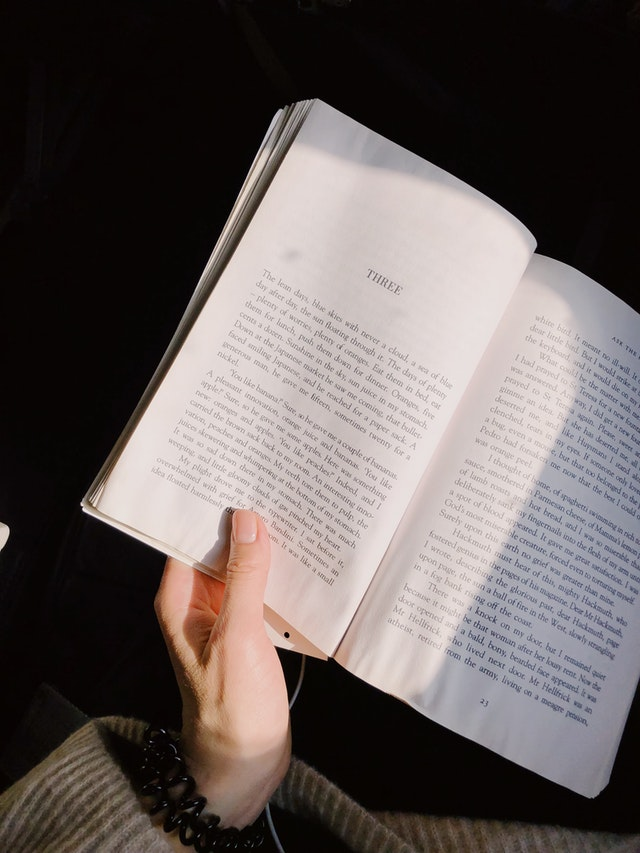
#> input picture book.jpg, 640 x 853 px, found by its file name
$ jupyter execute --allow-errors '13. 이미지 변형(이진화).ipynb'
#> lines starting #> are read from the running program, lines starting #| are printed output that depends on the picture; after the words box and inside, x2 and y2 are one past the last pixel; in counts of white or black regions, pixels touching at a corner belong together
# 13. 이미지 변형 (이진화 , binary)

## Threshold

[cell 1]
import cv2
img = cv2.imread('book.jpg', cv2.IMREAD_GRAYSCALE)
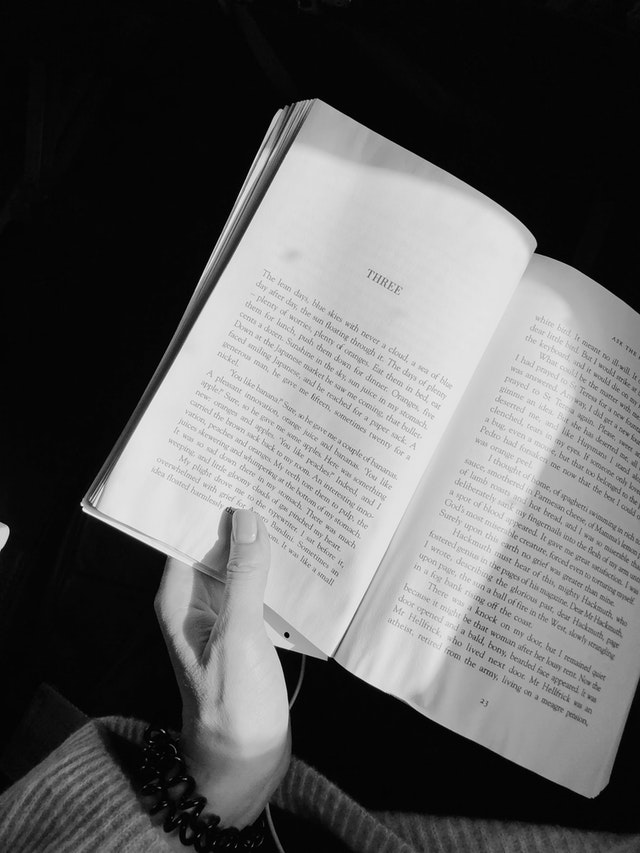
#> img: shape (853, 640); min 0, max 249, mean 94.8

#> (the rest of this cell did not finish here and is left out)

## Trackbar (값 변화에 따른 변형 확인)

[cell 2]
import cv2

def empty(pos):
    # print(pos)
    pass

img = cv2.imread('book.jpg',cv2.IMREAD_GRAYSCALE)

name = 'Trackbar'
cv2.namedWindow(name)

cv2.createTrackbar('threshold', name, 127, 255, empty) # bar 이름, 창의 이름, boundary 값, 최대값, 이벤트 처리

while True:
    thresh = cv2.getTrackbarPos('threshold',name) # bar 이름, 창의 이름
    ret, binary = cv2.threshold(img, thresh, 255, cv2.THRESH_BINARY)
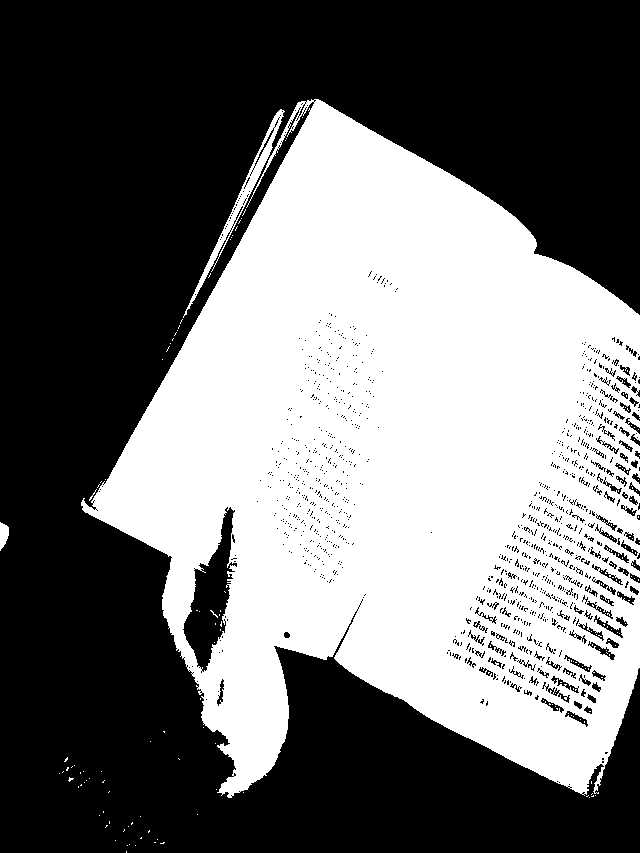
#> binary: shape (853, 640); 44.1% white; 190 white regions (187 under 20 px), largest, box (x1, y1, x2, y2) and area: (81, 99, 640, 798) 238350, (183, 109, 285, 318) 1652, (0, 522, 9, 551) 181
#> ret = 127

    if not ret:
        break
    cv2.imshow(name, binary)
    if cv2.waitKey(1) == ord('q'):
#> (key q is pressed here)
        break
cv2.destroyAllWindows()

## Adaptive Threshold
이미지를 작은 영역으로 나누어서 임계치 적용

[cell 3]
import cv2

def empty(pos):
    # print(pos)
    pass

img = cv2.imread('book.jpg',cv2.IMREAD_GRAYSCALE)

name = 'Trackbar'
cv2.namedWindow(name)

# bar 이름, 창의 이름, boundary 값, 최대값, 이벤트 처리
cv2.createTrackbar('block_size', name, 25, 100, empty) # 홀수만 가능, 1보다는 큰 값
cv2.createTrackbar('c',name,3,10,empty) # 일반적으로 양수의 값을 사용

while True:
    block_size = cv2.getTrackbarPos('block_size',name) # bar 이름, 창의 이름
    c = cv2.getTrackbarPos('c',name)

    if block_size <=1 :
        block_size=3

    if block_size % 2 == 0: # 짝수면 홀수로
        block_size+=1

    binary = cv2.adaptiveThreshold(img, 255, cv2.ADAPTIVE_THRESH_MEAN_C, cv2.THRESH_BINARY, block_size, c)
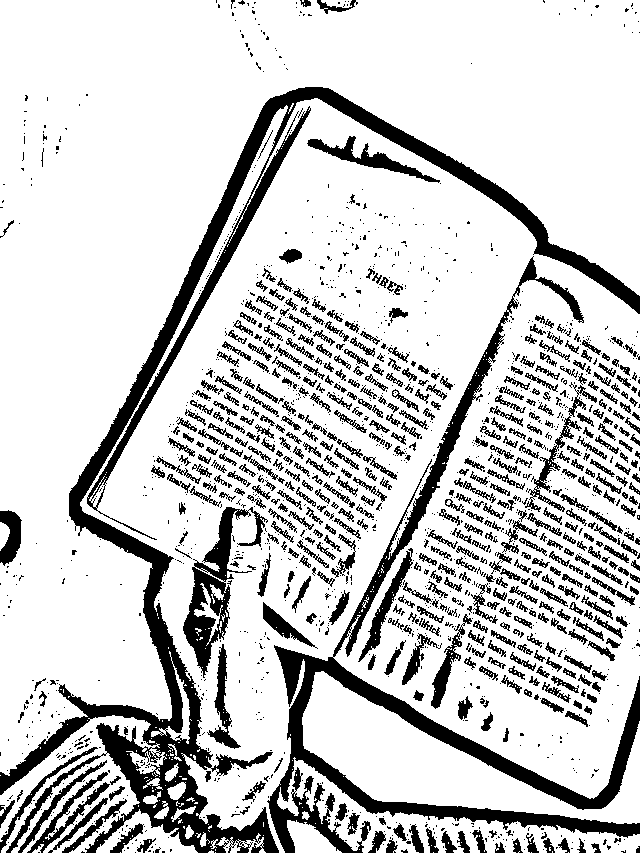
#> binary: shape (853, 640); 80.3% white; 1789 black regions (1251 under 20 px), largest, box (x1, y1, x2, y2) and area: (0, 87, 640, 853) 33068, (267, 256, 640, 853) 20197, (183, 507, 268, 678) 3876

    cv2.imshow(name, binary)
    if cv2.waitKey(1) == ord('q'):
#> (key q is pressed here)
        break
cv2.destroyAllWindows()
